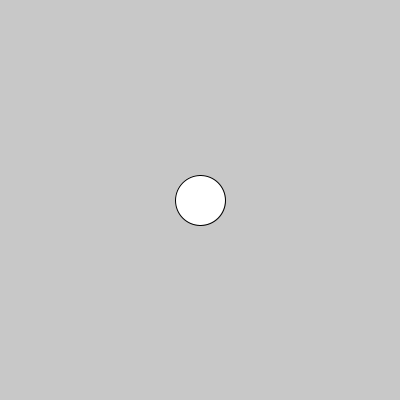
Frame 1 (no input)
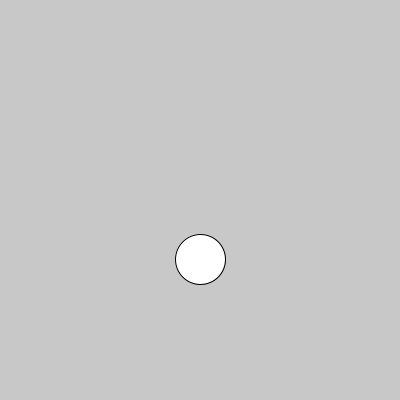
Frame 60 (the mouse pressed at the canvas centre just before this capture)
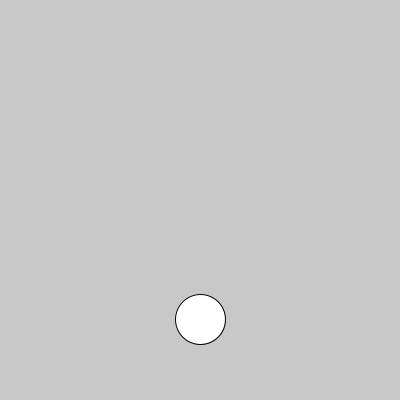
Frame 120 (the mouse held since frame 60 and released just before this capture)

The Processing sketch that drew these frames (run headless with seeded random() and noise(); from frame 60 on, the mouse is pressed at the canvas centre):

// Processing sketch: condicional_rebote_y
// ── condicional_rebote_y.pde
int tam = 50;
int dir = 1;
int posY;

void setup(){
  size(400,400);
  posY = width/2;
}

void draw(){
  background(200);
  ellipse(width/2, posY, tam, tam);
  if(posY+tam/2 > height || posY-tam/2 < 0){
    dir = dir * -1;
  }
  posY += dir;
}
